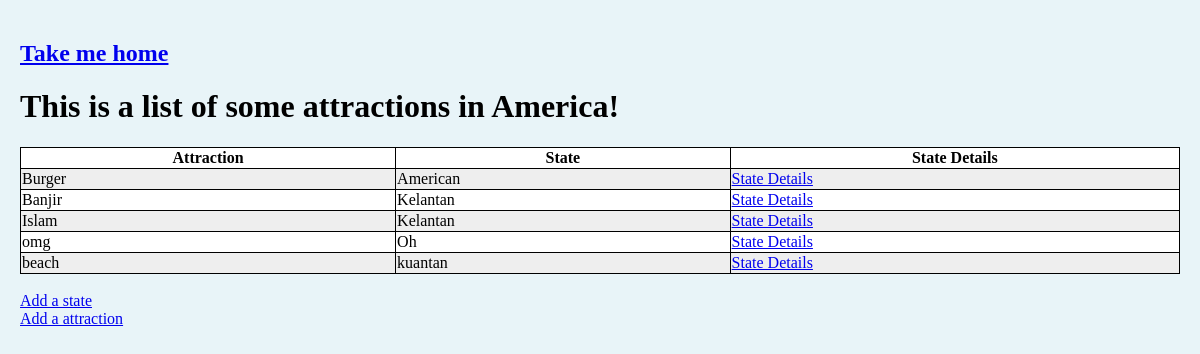
Page /tourist_attractions/ on the committed database.
### tourist_attractions/models.py (models this page shows, shortened)
class Attraction(models.Model):
    homeState = models.ForeignKey(State, on_delete=models.CASCADE, verbose_name="Home State")
    attractionName = models.CharField(max_length=200, verbose_name="Attraction Name")

class State(models.Model):
    stateName = models.CharField(max_length=50, verbose_name="State Name")
    stateAbbreviation = models.CharField(max_length=3, verbose_name="State Abbreviation")
    def __str__(self):
        return '{}'.format(self.stateName)

### tourist_attractions/views.py (the view)
# urls.py: 2. Add a URL to urlpatterns:  path('', views.home, name='home')
def home(request):
    all_attractions = Attraction.objects.all()
    context = {"attractions": all_attractions}
    return render(request, 'tourist_attractions/home.html', context)

### tourist_attractions/templates/tourist_attractions/home.html
{% extends 'tourist_attractions/base.html' %}
{% load static %}
{% block head %}
<link rel="stylesheet" href="{% static 'tourist_attractions/style.css' %}">
{% endblock %}
{% block content %}
<h1>This is a list of some attractions in America!</h1>
<table>
  <tr>
    <th>Attraction</th>
    <th>State</th>
    <th>State Details</th>
  </tr>
  {% for item in attractions|dictsort:'homeState.stateName' %}
  <tr>
    <td>{{ item.attractionName }}</td>
    <td>{{ item.homeState }}</td>
    <td><a href="{% url 'details' item.homeState|slugify %}">State Details</a></td>
    </tr>
    {% endfor %}
</table>
    <br>
    <a href="{% url "statecreate" %}">Add a state</a>
    <br>
    <a href="{% url 'attractioncreate' %}">Add a attraction </a>
{% endblock %}

### tourist_attractions/templates/tourist_attractions/base.html
<!DOCTYPE html>
<head>
  {% block head %}
  {% endblock %}
</head>
<body>
  <a href="{% url 'home' %}"><h2>Take me home</h2></a>
  {% block content %}
  {% endblock %}
</body>

### tourist_attractions/static/tourist_attractions/style.css (style rules this page uses)
table, th, td { border: 1px solid black; }
table { border-collapse: collapse; width: 100%; }
tr:nth-child(even) { background-color: #eee; }
tr:nth-child(odd) { background-color: #fff; }
body { background-color: #e8f4f8; margin: 40px 20px 10px; }

### rows in the picture
Attraction: attractionName "Burger", homeState "American"
Attraction: attractionName "Banjir", homeState "Kelantan"
Attraction: attractionName "Islam", homeState "Kelantan"
Attraction: attractionName "omg", homeState "Oh"
Attraction: attractionName "beach", homeState "kuantan"
